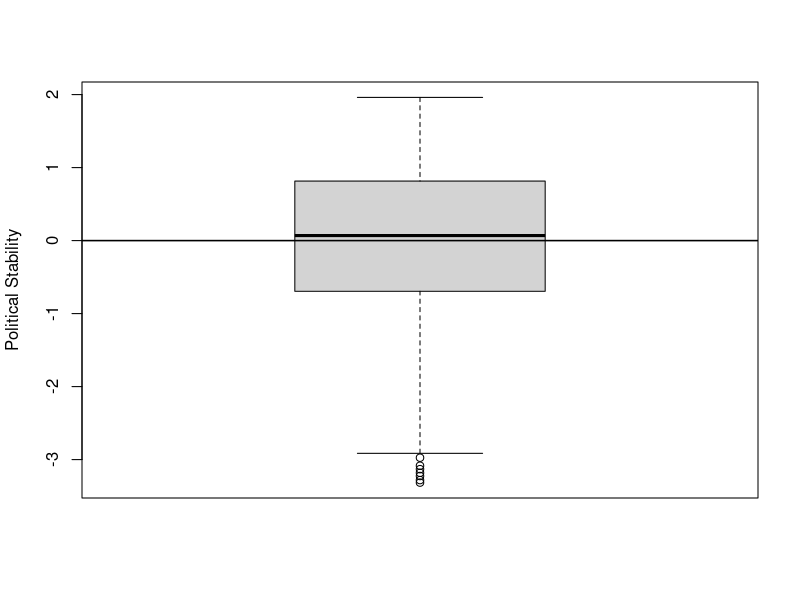
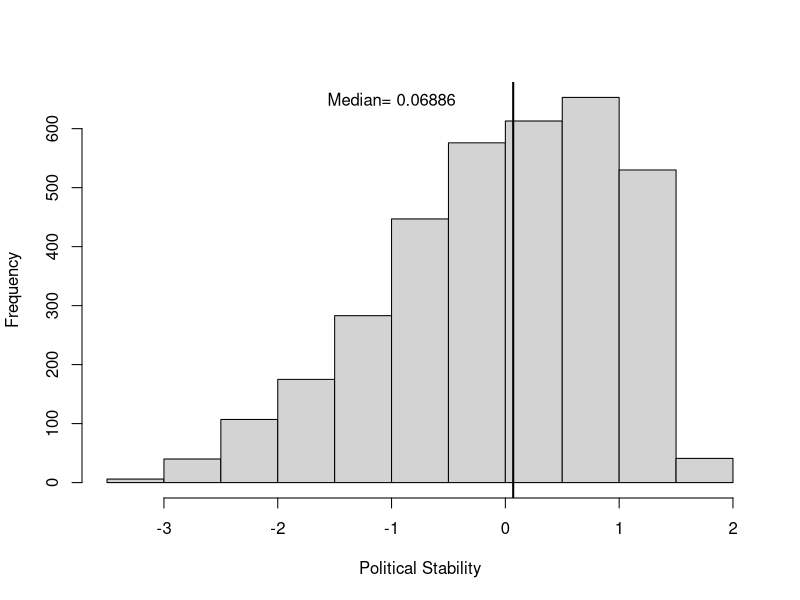
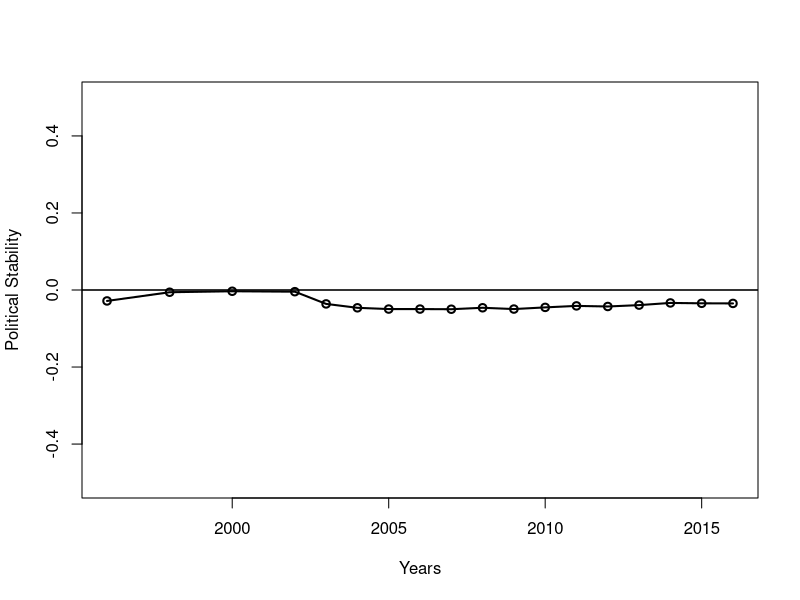
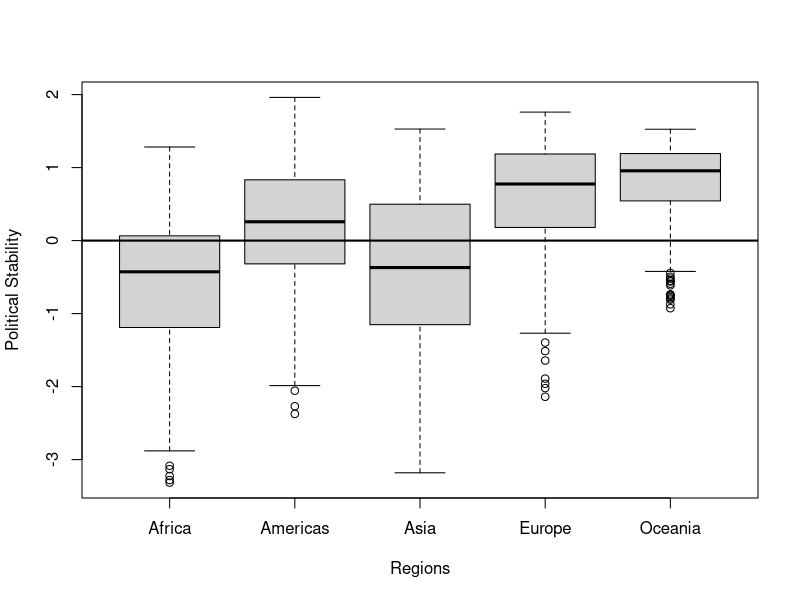
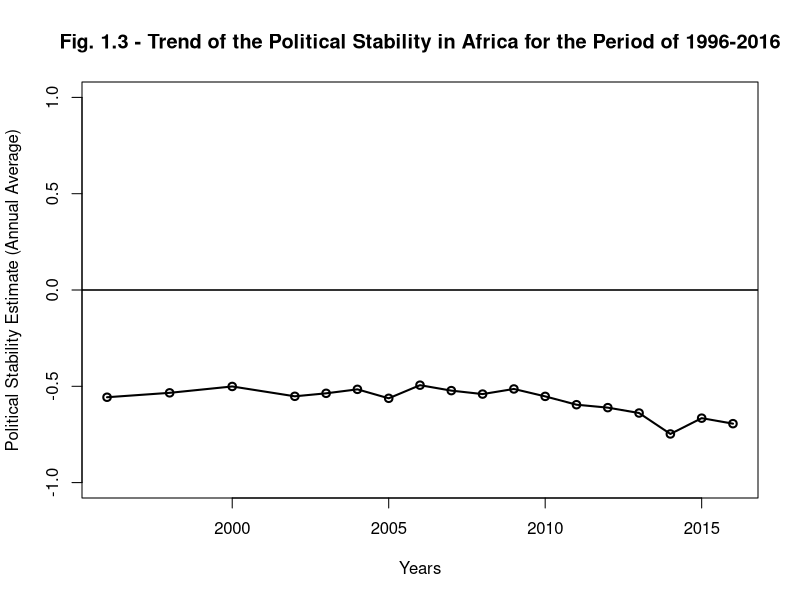
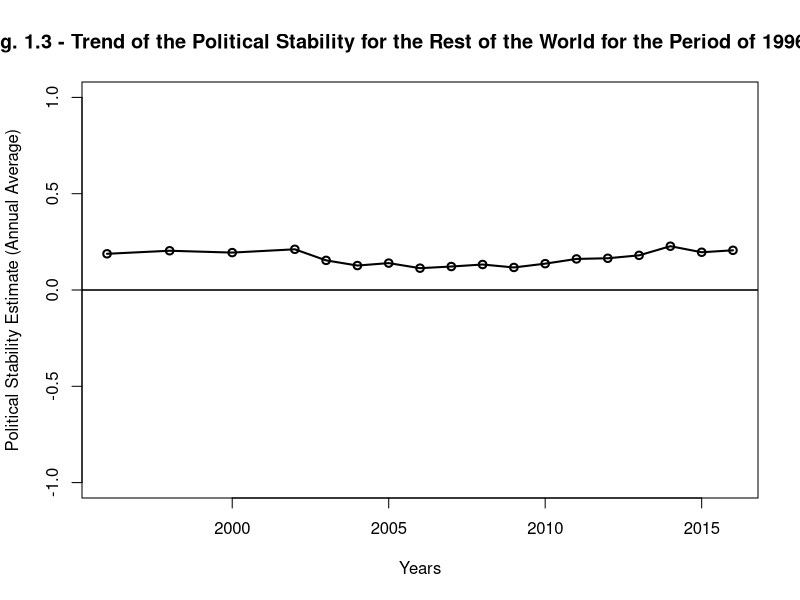
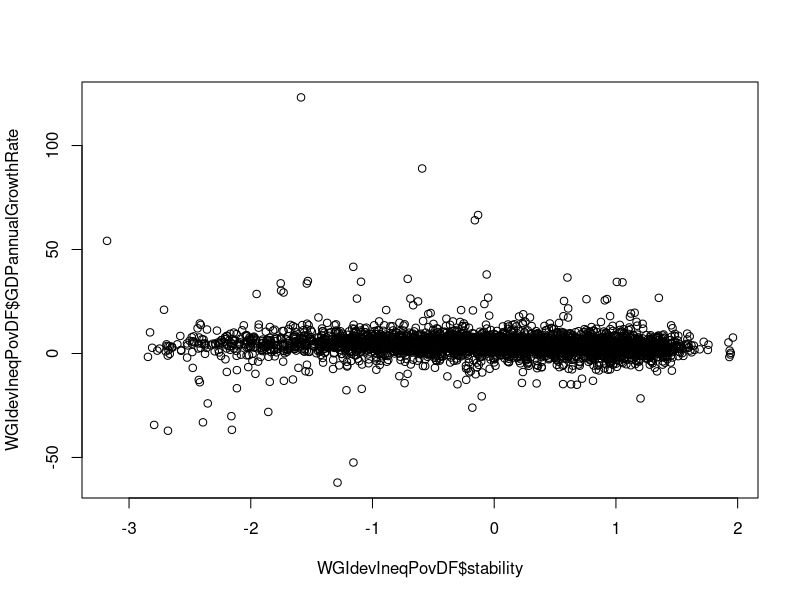
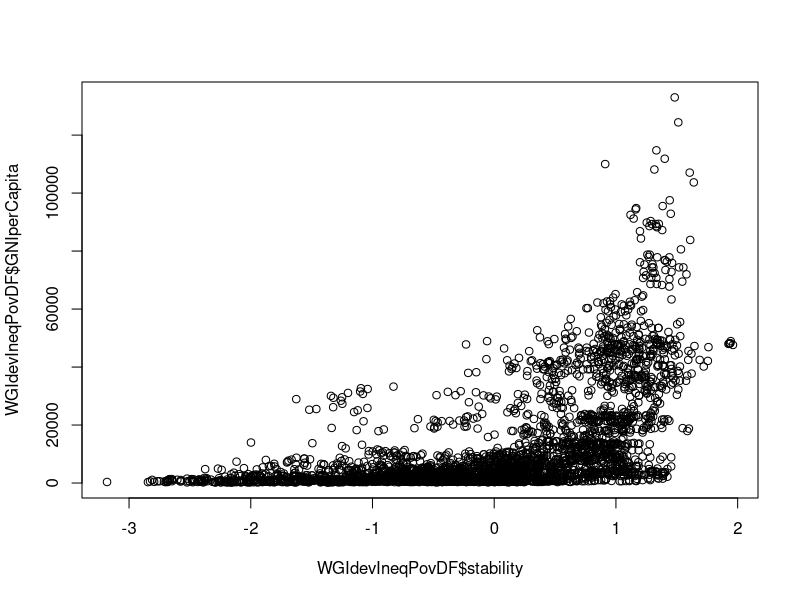

The R script that drew these images, in order:
## ---- chunk 1
knitr::opts_chunk$set(echo = TRUE)
## ---- chunk 2


library(readr)
library(lubridate)
library(dplyr)
library(Hmisc)
library(caret)
library(kernlab)
library(stringr)
library(knitr)
library(VIM)

# reading the data in r
WGIbyCountryAndRegion <- read.csv("WGIbyCountryAndRegion.csv")
WGIbyCountryAndRegion <- tbl_df(WGIbyCountryAndRegion)
WGIbyCountryAndRegion$date <- as.numeric(WGIbyCountryAndRegion$date)
glimpse(WGIbyCountryAndRegion)

## ---- chunk 3

# The summary statistics of political stability estimate around the world

summary(WGIbyCountryAndRegion$stability)


## ---- chunk 4
boxplot(WGIbyCountryAndRegion$stability, ylab = "Political Stability")
abline(h = 0, lwd= 1.5)

## ---- chunk 5

hist(WGIbyCountryAndRegion$stability, main = "", xlab = "Political Stability")
abline(v = median(WGIbyCountryAndRegion$stability, na.rm = TRUE), lwd = 2)
text(x = -1, y = 650, "Median= 0.06886")

## ---- chunk 6

#Proportion of stability and instability for the whole world

stabilityProp <- table(WGIbyCountryAndRegion$stabilityDummy)
stabilityProp
prop.table(stabilityProp)

## ---- chunk 7

stabilityByCat <- table(WGIbyCountryAndRegion$stabilityCategory)
stabilityByCat
prop.table(stabilityByCat)

## ---- chunk 8

# generating a table of political stability trend of the world for the period of 1996-2016

stabilityTrend <- WGIbyCountryAndRegion %>%
  group_by(date) %>%
  summarise(stabilityAnnualAverage = mean(stability, na.rm=TRUE))
stabilityTrend

## ---- chunk 9

# plotting the stability trend of the world

plot(stabilityTrend$date, stabilityTrend$stabilityAnnualAverage, type="o", lwd = 2,
     ylim=range( -0.5,0.5),
     xlab = "Years", ylab = "Political Stability")
abline(h = 0, lwd = 1.5)


## ---- chunk 10
#Proportion of stability by region

stabilityPropByRegion <- table(WGIbyCountryAndRegion$stabilityDummy, WGIbyCountryAndRegion$region)
stabilityPropByRegion
prop.table(stabilityPropByRegion)


## ---- chunk 11

# generating political stability average for each region of the world for the period of 1996-2016

WGIbyCountryAndRegion %>%
    group_by(region) %>%
    summarise_each(funs(mean), stability)

## ---- chunk 12

# Boxplot of Political Stability by Region
boxplot(stability~region,data=WGIbyCountryAndRegion, main="",
        xlab="Regions", ylab="Political Stability")
abline(h = 0, lwd = 2)

## ---- chunk 13

# generating a table of political stability trend of the world for the period of 1996-2016

stabilityTrend <- WGIbyCountryAndRegion %>%
  group_by(date) %>%
  summarise(stabilityAnnualAverage = mean(stability, na.rm=TRUE))
stabilityTrend

## ---- chunk 14
# stability trend for Africa
africaDF <- filter(WGIbyCountryAndRegion, region == "Africa")
stabilityTrendAf <- africaDF %>%
  group_by(date) %>% 
  summarise(stabilityAnnualAverage = mean(stability, na.rm=TRUE))
head(stabilityTrendAf)
## ---- chunk 15
# plotting the stability trend in Africa
plot(stabilityTrendAf$date, stabilityTrendAf$stabilityAnnualAverage, type="o", lwd = 2,
     ylim=range(-1, 1),
     main="Fig. 1.3 - Trend of the Political Stability in Africa for the Period of 1996-2016",
     xlab = "Years", ylab = "Political Stability Estimate (Annual Average)")
abline(h = 0, lwd = 1.5)


## ---- chunk 16
# stability trend for the rest of the world
restOfWorldDF <- filter(WGIbyCountryAndRegion, region != "Africa")
stabilityTrendRoW <- restOfWorldDF %>%
  group_by(date) %>% 
  summarise(stabilityAnnualAverage = mean(stability, na.rm=TRUE))
head(stabilityTrendRoW)
## ---- chunk 17
# plotting the stability trend for the rest of the world
plot(stabilityTrendRoW$date, stabilityTrendRoW$stabilityAnnualAverage, type="o", lwd = 2,
     ylim=range(-1, 1),
     main="Fig. 1.3 - Trend of the Political Stability for the Rest of the World for the Period of 1996-2016",
     xlab = "Years", ylab = "Political Stability Estimate (Annual Average)")
abline(h = 0, lwd = 1.5)

## ---- chunk 18

WGIdevIneqPovDF <- read.csv("WGIdevIneqPovDF.csv")
WGIdevIneqPovDF <- tbl_df(WGIdevIneqPovDF)

# scaterplot of political stability and GDP annual growth
plot(WGIdevIneqPovDF$stability, WGIdevIneqPovDF$GDPannualGrowthRate)

## ---- chunk 19

# scaterplot of political stability and GNI per capita

plot(WGIdevIneqPovDF$stability, WGIdevIneqPovDF$GNIperCapita)
